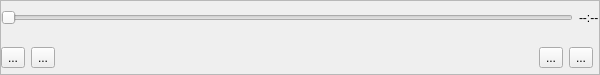
<?xml version="1.0" encoding="UTF-8"?>
<ui version="4.0">
 <class>FullScreenController</class>
 <widget class="QFrame" name="FullScreenController">
  <property name="geometry">
   <rect>
    <x>0</x>
    <y>0</y>
    <width>600</width>
    <height>75</height>
   </rect>
  </property>
  <property name="sizePolicy">
   <sizepolicy hsizetype="Minimum" vsizetype="Minimum">
    <horstretch>0</horstretch>
    <verstretch>0</verstretch>
   </sizepolicy>
  </property>
  <property name="minimumSize">
   <size>
    <width>600</width>
    <height>75</height>
   </size>
  </property>
  <property name="windowTitle">
   <string>Form</string>
  </property>
  <property name="frameShape">
   <enum>QFrame::StyledPanel</enum>
  </property>
  <property name="frameShadow">
   <enum>QFrame::Sunken</enum>
  </property>
  <layout class="QVBoxLayout" name="verticalLayout">
   <property name="leftMargin">
    <number>0</number>
   </property>
   <property name="topMargin">
    <number>0</number>
   </property>
   <property name="rightMargin">
    <number>0</number>
   </property>
   <property name="bottomMargin">
    <number>0</number>
   </property>
   <item>
    <layout class="QHBoxLayout" name="horizontalLayout">
     <item>
      <widget class="SeekSlider" name="position">
       <property name="orientation">
        <enum>Qt::Horizontal</enum>
       </property>
      </widget>
     </item>
     <item>
      <widget class="TimeLabel" name="timeLabel">
       <property name="text">
        <string>--:--</string>
       </property>
      </widget>
     </item>
    </layout>
   </item>
   <item>
    <layout class="QHBoxLayout" name="horizontalLayout_2">
     <item>
      <widget class="PlayButton" name="btn_playpause">
       <property name="text">
        <string>...</string>
       </property>
       <property name="icon">
        <iconset resource="../QtVlc/vlc/modules/gui/qt4/vlc.qrc">
         <normaloff>:/toolbar/play_b</normaloff>:/toolbar/play_b</iconset>
       </property>
       <property name="iconSize">
        <size>
         <width>24</width>
         <height>24</height>
        </size>
       </property>
      </widget>
     </item>
     <item>
      <widget class="QToolButton" name="btn_stop">
       <property name="text">
        <string>...</string>
       </property>
       <property name="icon">
        <iconset resource="../QtVlc/vlc/modules/gui/qt4/vlc.qrc">
         <normaloff>:/toolbar/stop_b</normaloff>:/toolbar/stop_b</iconset>
       </property>
      </widget>
     </item>
     <item>
      <spacer name="horizontalSpacer">
       <property name="orientation">
        <enum>Qt::Horizontal</enum>
       </property>
       <property name="sizeHint" stdset="0">
        <size>
         <width>40</width>
         <height>20</height>
        </size>
       </property>
      </spacer>
     </item>
     <item>
      <widget class="QToolButton" name="btn_togglewide">
       <property name="text">
        <string>...</string>
       </property>
       <property name="icon">
        <iconset resource="../QtVlc/vlc/modules/gui/qt4/vlc.qrc">
         <normaloff>:/toolbar/space</normaloff>:/toolbar/space</iconset>
       </property>
      </widget>
     </item>
     <item>
      <widget class="QToolButton" name="btn_defullscreen">
       <property name="text">
        <string>...</string>
       </property>
       <property name="icon">
        <iconset resource="../QtVlc/vlc/modules/gui/qt4/vlc.qrc">
         <normaloff>:/toolbar/defullscreen</normaloff>:/toolbar/defullscreen</iconset>
       </property>
      </widget>
     </item>
     <item>
      <widget class="SoundWidget" name="volume" native="true"/>
     </item>
    </layout>
   </item>
  </layout>
 </widget>
 <customwidgets>
  <customwidget>
   <class>TimeLabel</class>
   <extends>QLabel</extends>
   <header location="global">QtVlcWidgets/TimeLabel.h</header>
  </customwidget>
  <customwidget>
   <class>SeekSlider</class>
   <extends>QSlider</extends>
   <header location="global">QtVlcWidgets/SeekSlider.h</header>
  </customwidget>
  <customwidget>
   <class>SoundWidget</class>
   <extends>QWidget</extends>
   <header location="global">QtVlcWidgets/SoundWidget.h</header>
   <container>1</container>
  </customwidget>
  <customwidget>
   <class>PlayButton</class>
   <extends>QToolButton</extends>
   <header location="global">QtVlcWidgets/SpecialButtons.h</header>
  </customwidget>
 </customwidgets>
 <resources>
  <include location="../QtVlc/vlc/modules/gui/qt4/vlc.qrc"/>
 </resources>
 <connections/>
</ui>
